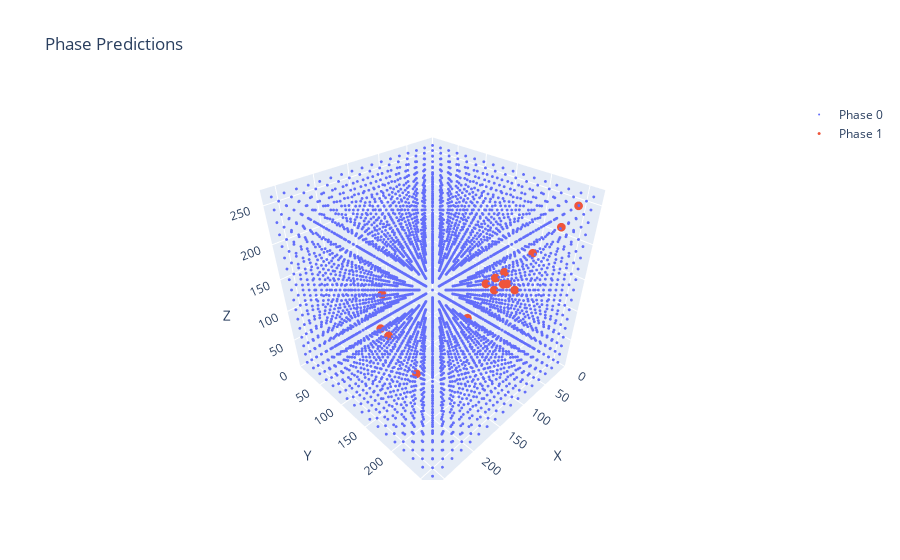

The notebook cell this image was saved under:
### Code cell
visualize_predictions(prediction)

### Figure 1 — Plotly figure (JSON) as saved in the notebook; plotly's stock layout.template omitted (floating-point values rounded to 4 significant figures; data arrays with more than 128 entries replaced by an {"elided": "..."} marker saying what was removed)
{"data": [{"marker": {"size": 1}, "mode": "markers", "name": "Phase 0", "type": "scatter3d", "x": {"elided": "4898 float values"}, "y": {"elided": "4898 float values"}, "z": {"elided": "4898 float values"}}, {"marker": {"size": 3}, "mode": "markers", "name": "Phase 1", "type": "scatter3d", "x": [7.899, 23.7, 39.5, 39.5, 118.5, 118.5, 118.5, 118.5, 134.3, 134.3, 134.3, 150.1, 150.1, 165.9, 197.5], "y": [244.9, 102.7, 213.3, 244.9, 7.9, 229.1, 229.1, 244.9, 229.1, 229.1, 244.9, 39.5, 229.1, 134.3, 118.5], "z": [244.9, 7.899, 181.7, 229.1, 55.3, 181.7, 197.5, 181.7, 181.7, 197.5, 197.5, 23.7, 197.5, 7.899, 86.9]}], "layout": {"scene": {"xaxis": {"title": {"text": "X"}}, "yaxis": {"title": {"text": "Y"}}, "zaxis": {"title": {"text": "Z"}}}, "title": {"text": "Phase Predictions"}}}
